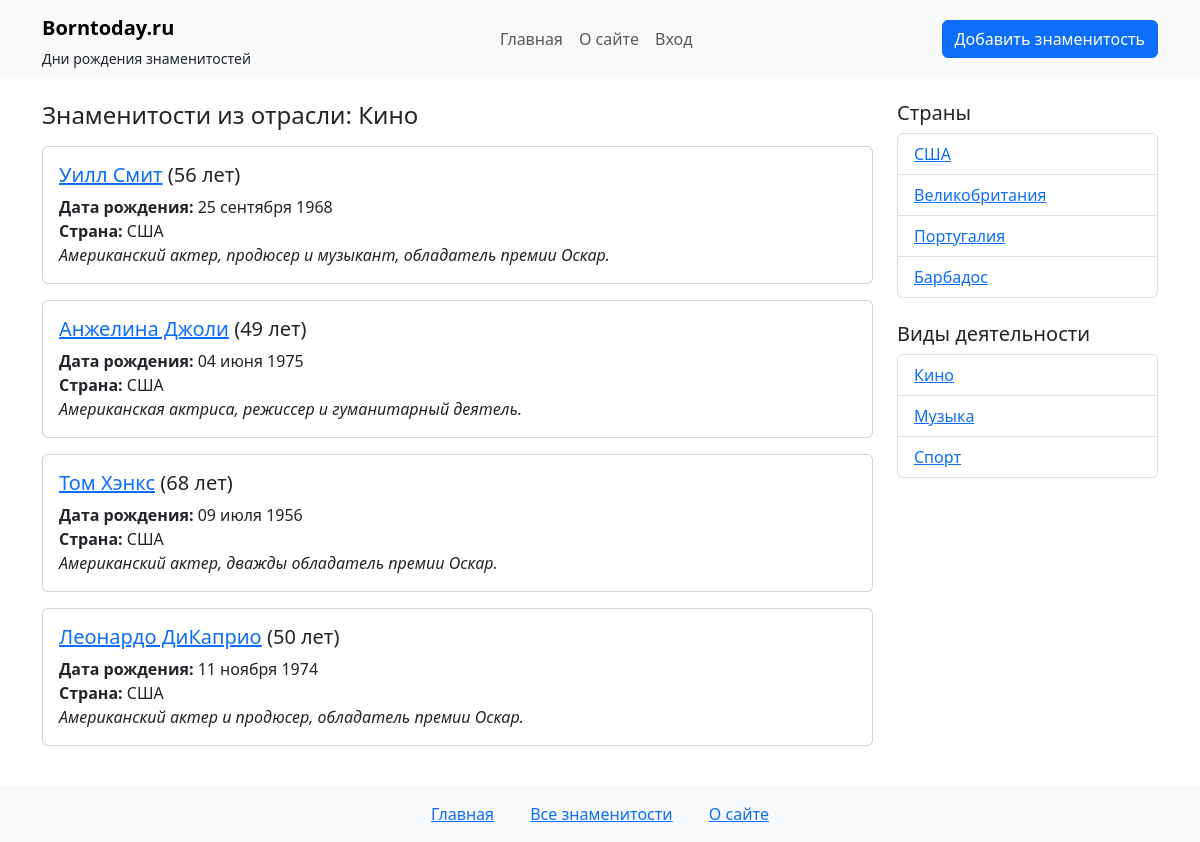
Page /industry/kino/ on the committed database.
### star/models.py (models this page shows, shortened)
class Category(models.Model):
   title = models.CharField(max_length=100)  # Название категории
   slug = models.SlugField(max_length=255, unique=True, blank=True, db_index=True, verbose_name="URL")

class Star(models.Model):
    name = models.CharField(max_length=100, verbose_name="Имя")  # Имя звезды
    slug = models.SlugField(max_length=255, unique=True, db_index=True, verbose_name="URL")
    country = models.ForeignKey(Country, on_delete=models.CASCADE, related_name='stars', verbose_name="Страна")
    categories = models.ManyToManyField(Category, related_name='stars', verbose_name="Категории")
    birth_date = models.DateField(verbose_name="Дата рождения")  # Дата рождения
    content = models.TextField(verbose_name="Описание")  # Описание звезды
    photo = models.ImageField(upload_to='photos/%Y/%m/%d/', blank=True, null=True, verbose_name="Фотография")
    is_published = models.BooleanField(default=True, verbose_name="Опубликовано")  # Флаг публикации
    time_create = models.DateTimeField(auto_now_add=True,
                                          verbose_name="Время создания")  # Дата создания (автоматически)
    time_update = models.DateTimeField(auto_now=True, verbose_name="Время изменения")
    def get_age(self):
        today = date.today()
        age = today.year - self.birth_date.year
        if (today.month, today.day) < (self.birth_date.month, self.birth_date.day):
            age -= 1
        return age
    class Meta:
        verbose_name = 'Знаменитость'
        verbose_name_plural = 'Знаменитости'
        ordering = ['-time_create']  # Сортировка по убыванию времени создания
        indexes = [
            models.Index(fields=['-time_create']),  # Индекс для повышения производительности
        ]

class Country(models.Model):
   name = models.CharField(max_length=100)  # Название страны
   slug = models.SlugField(max_length=255, unique=True, blank=True, db_index=True, verbose_name="URL")

### star/views.py (the view)
# urls.py: path('industry/<slug:slug>/', views.stars_by_category, name='stars_by_category'),
def stars_by_category(request, slug):
    category = get_object_or_404(Category, slug=slug)
    filtered_stars = Star.objects.filter(categories=category, is_published=True)
    countries = Country.objects.all()
    categories = Category.objects.all()
    context = {
        'stars': filtered_stars,
        'category_name': category.title,
        'star_countries': countries,
        'star_categories': categories,
        'title_template': 'Знаменитости из отрасли',
    }
    return render(request, 'star/industry.html', context)

### star/templates/star/industry.html (shortened to what this page needs)
{% extends 'star/base.html' %}
{% block content %}
<h4 class="mb-3">{{ title_template }}: {{ category_name }}</h4>
{% if stars %}
  {% for star in stars %}
    <div class="card mb-3">
      <div class="card-body">
        <h5 class="card-title">
          <a href="{% url 'star_detail' star.slug %}">{{ star.name }}</a> ({{star.get_age}} лет)
        </h5>
        <p class="card-text">
          <strong>Дата рождения:</strong> {{ star.birth_date|date:"d E Y" }}<br>
          <strong>Страна:</strong> {{ star.country.name }}<br>
          <em>{{ star.content }}</em>
        </p>
      </div>
    </div>
  {% endfor %}
{% else %}
  <p>Нет знаменитостей в этой категории.</p>
{% endif %}
{% endblock %}

### star/templates/star/sidebar.html
<div class="col-md-3">
 <h5>Страны</h5>
 <ul class="list-group mb-4">
   {% for country in star_countries %}
   <li class="list-group-item">
     <a href="{% url 'stars_by_country' country.slug %}">{{country.name}}</a>
   </li>
   {% endfor %}
 </ul>
 <h5>Виды деятельности</h5>
 <ul class="list-group">
   {% for cat in star_categories %}
   <li class="list-group-item">
     <a href="{% url 'stars_by_category' cat.slug %}">{{ cat.title }}</a>
   </li>
   {% endfor %}
 </ul>
</div>

### rows in the picture
Category: title "Кино"
Star: name "Уилл Смит", get_age "56", birth_date "25 сентября 1968", country.name "США", content "Американский актер, продюсер и музыкант, обладатель премии Оскар."
Star: name "Анжелина Джоли", get_age "49", birth_date "04 июня 1975", country.name "США", content "Американская актриса, режиссер и гуманитарный деятель."
Star: name "Том Хэнкс", get_age "68", birth_date "09 июля 1956", country.name "США", content "Американский актер, дважды обладатель премии Оскар."
Star: name "Леонардо ДиКаприо", get_age "50", birth_date "11 ноября 1974", country.name "США", content "Американский актер и продюсер, обладатель премии Оскар."
Country: name "США"
Country: name "Великобритания"
Country: name "Португалия"
Country: name "Барбадос"
Category: title "Музыка"
Category: title "Спорт"

### other values in the picture
{{ title_template }} "Знаменитости из отрасли"
